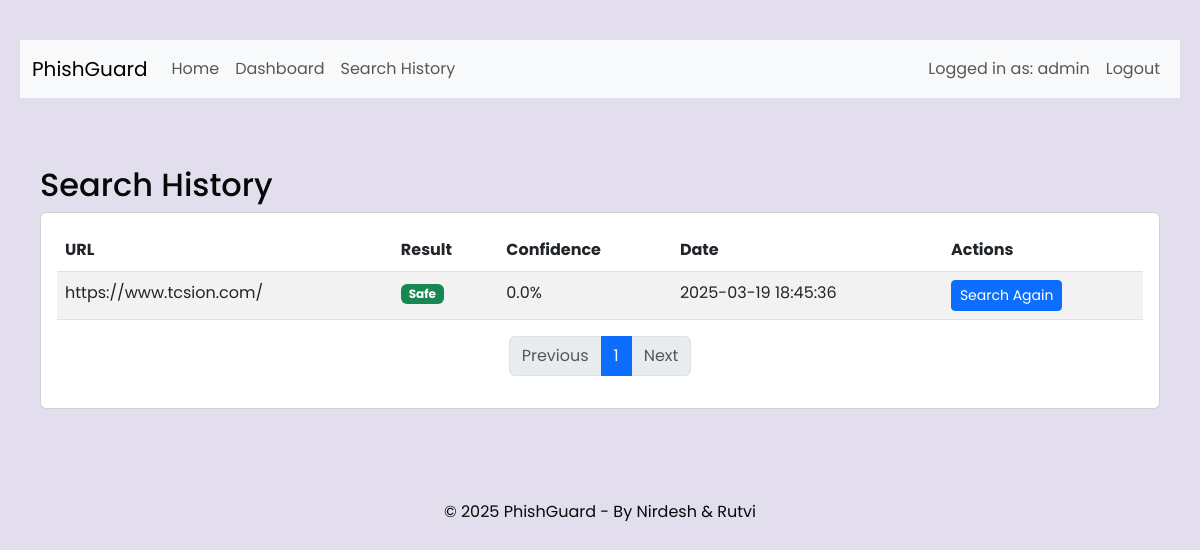
The page /history (signed in) on the database its author committed.
### updated-flask-app.py (models this page shows, shortened)
class User(db.Model):
    id = db.Column(db.Integer, primary_key=True)
    username = db.Column(db.String(50), unique=True, nullable=False)
    email = db.Column(db.String(100), unique=True, nullable=False)
    password = db.Column(db.String(200), nullable=False)
    created_at = db.Column(db.DateTime, default=datetime.utcnow)
    searches = db.relationship('SearchHistory', backref='user', lazy=True)
    timestamp = db.Column(db.DateTime, default=datetime.utcnow)
    @property
    def is_authenticated(self):
        return True

class SearchHistory(db.Model):
    id = db.Column(db.Integer, primary_key=True)
    user_id = db.Column(db.Integer, db.ForeignKey('user.id'), nullable=False)
    url = db.Column(db.String(500), nullable=False)
    is_phishing = db.Column(db.Boolean, nullable=False)
    confidence = db.Column(db.Float, nullable=False)
    searched_at = db.Column(db.DateTime, default=datetime.utcnow)
    timestamp = db.Column(db.DateTime, default=datetime.utcnow)

### updated-flask-app.py (the view)
@app.route('/history')
@login_required
def history():
    user_id = session['user_id']
    current_user = User.query.get(user_id)
    page = request.args.get('page', 1, type=int)
    per_page = 10
    searches = SearchHistory.query.filter_by(user_id=user_id).order_by(
        SearchHistory.searched_at.desc()
    ).paginate(page=page, per_page=per_page)
    return render_template('history.html', searches=searches, current_user=current_user)

### updated-flask-app.py (called while the page is built)
def login_required(f):
    @wraps(f)
    def decorated_function(*args, **kwargs):
        if 'user_id' not in session:
            flash('Please log in to access this page', 'danger')
            return redirect(url_for('login'))
        return f(*args, **kwargs)
    return decorated_function

### Templates/history.html
{% extends "base.html" %}
{% block content %}
<div class="container mt-5">
    <h2>Search History</h2>
    <div class="card">
        <div class="card-body">
            <table class="table table-striped">
                <thead>
                    <tr>
                        <th>URL</th>
                        <th>Result</th>
                        <th>Confidence</th>
                        <th>Date</th>
                        <th>Actions</th>
                    </tr>
                </thead>
                <tbody>
                    {% for search in searches.items %}
                    <tr>
                        <td>{{ search.url }}</td>
                        <td>
                            {% if search.is_phishing %}
                            <span class="badge bg-danger">Phishing</span>
                            {% else %}
                            <span class="badge bg-success">Safe</span>
                            {% endif %}
                        </td>
                        <td>{{ search.confidence }}%</td>
                        <td>{{ search.searched_at.strftime('%Y-%m-%d %H:%M:%S') }}</td>
                        <td>
                            <a href="{{ url_for('search', query=search.url) }}" class="btn btn-sm btn-primary">Search Again</a>
                        </td>
                    </tr>
                    {% endfor %}
                </tbody>
            </table>
            <nav aria-label="Page navigation">
                <ul class="pagination justify-content-center">
                    {% if searches.has_prev %}
                    <li class="page-item">
                        <a class="page-link" href="{{ url_for('history', page=searches.prev_num) }}">Previous</a>
                    </li>
                    {% else %}
                    <li class="page-item disabled">
                        <span class="page-link">Previous</span>
                    </li>
                    {% endif %}
                    {% for page_num in searches.iter_pages(left_edge=1, right_edge=1, left_current=1, right_current=2) %}
                        {% if page_num %}
                            {% if searches.page == page_num %}
                            <li class="page-item active">
                                <span class="page-link">{{ page_num }}</span>
                            </li>
                            {% else %}
                            <li class="page-item">
                                <a class="page-link" href="{{ url_for('history', page=page_num) }}">{{ page_num }}</a>
                            </li>
                            {% endif %}
                        {% else %}
                            <li class="page-item disabled">
                                <span class="page-link">...</span>
                            </li>
                        {% endif %}
                    {% endfor %}
                    {% if searches.has_next %}
                    <li class="page-item">
                        <a class="page-link" href="{{ url_for('history', page=searches.next_num) }}">Next</a>
                    </li>
                    {% else %}
                    <li class="page-item disabled">
                        <span class="page-link">Next</span>
                    </li>
                    {% endif %}
                </ul>
            </nav>
        </div>
    </div>
</div>
{% endblock %}

### Templates/base.html (shortened to what this page needs)
<!DOCTYPE html>
<html lang="en">
<head>
    <link href="https://cdn.jsdelivr.net/npm/bootstrap@5.3.0/dist/css/bootstrap.min.css" rel="stylesheet">
    <link rel="stylesheet" type="text/css" href="{{ url_for('static', filename='phishing-detector-css.css') }}">
</head>
<body>
    <div class="container">
        <nav class="navbar navbar-expand-lg navbar-light bg-light">
            <div class="container-fluid">
                <a class="navbar-brand" href="{{ url_for('index') }}">PhishGuard </a>
                <div class="collapse navbar-collapse" id="navbarNav">
                    <ul class="navbar-nav me-auto">
                        <li class="nav-item">
                            <a class="nav-link" href="{{ url_for('index') }}">Home</a>
                        </li>
                        {% if current_user.is_authenticated %}
                        <li class="nav-item">
                            <a class="nav-link" href="{{ url_for('dashboard') }}">Dashboard</a>
                        </li>
                        <li class="nav-item">
                            <a class="nav-link" href="{{ url_for('history') }}">Search History</a>
                        </li>
                        {% endif %}
                    </ul>
                    <ul class="navbar-nav">
                        {% if current_user.is_authenticated %}
                        <li class="nav-item">
                            <span class="nav-link">Logged in as: {{ current_user.username }}</span>
                        </li>
                        <li class="nav-item">
                            <a class="nav-link" href="{{ url_for('logout') }}">Logout</a>
                        </li>
                        {% endif %}
                    </ul>
                </div>
            </div>
        </nav>
        {% block content %}{% endblock %}
        <footer class="footer">
            <p>&copy; 2025 PhishGuard - By Nirdesh & Rutvi</p>
        </footer>
    </div>
</body>
</html>

### static/phishing-detector-css.css (style rules this page uses)
:root { --primary-color: #250033; --primary-dark: #3a56c5; --secondary-color: #f50057; --text-color: #080808; --text-light: #000000; --background-color: #e3deee; --card-bg: #ffffff; --safe-color: #4caf50; --warning-color: #ff9800; --danger-color: #f44336; --border-radius: 8px; --box-shadow: 0 4px 12px rgba(0, 0, 0, 0.1); --transition: all 0.3s ease; }
* { margin: 0; padding: 0; box-sizing: border-box; }
body { font-family: 'Poppins', sans-serif; background-color: var(--background-color); color: var(--text-color); line-height: 1.6; padding: 0; margin: 0; }
.container { max-width: 1200px; margin: 0 auto; padding: 20px; }

### Templates/base.html (style rules this page uses)
body { padding-top: 20px; padding-bottom: 20px; }
.navbar { margin-bottom: 20px; }
.footer { margin-top: 50px; padding: 20px 0; border-top: 1px solidrgb(228, 143, 143); text-align: center; }

### rows shown on the page
User: username "admin"
SearchHistory: url "https://www.tcsion.com/", is_phishing "Safe", confidence "0.0", searched_at "2025-03-19 18:45:36"

### other values the page prints
{{ page_num }} "1"
